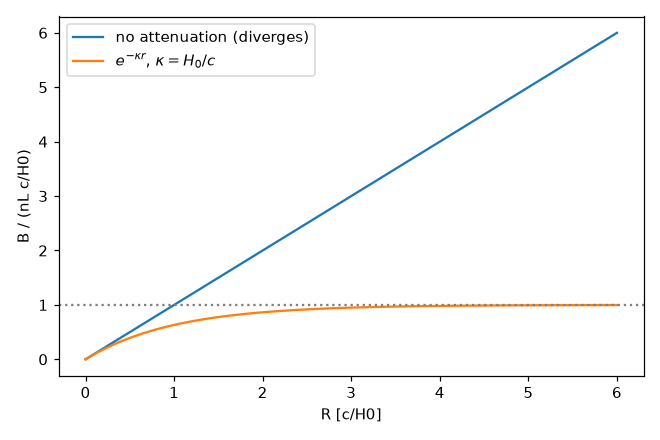

Source code (Python):
#!/usr/bin/env python3
"""
ch12_puzzles.py -- Ch 12 "Cosmological puzzles that dissolve": the one quantitative item (Olbers).
RE-IMPLEMENTATION (2026-09-28). The original script was lost; this rebuilds what the site pages
say it did. No parameter is adjusted to reach a page number.

PAGE CLAIMS (docs/cosmology/12-cosmological-puzzles-that-dissolve/, axb-reproducibility-map/):
  "Olbers integral diverges without attenuation, -> nL/kappa_opt (finite) with kappa_opt = H0/c
   => dark sky (distinguishing)"
  Sim A printout on the page:
    no attenuation: B(R) grows without bound as R increases (Olbers paradox)
    with attenuation: B -> nL/kappa_opt (finite) -> dark night sky
  Side numbers in the text: H0^-1 ~ 1.4e10 yr; vacuum energy ~1e113 J/m^3 vs dark energy
  ~1e-9 J/m^3 "a factor of about 1e120".

INPUTS (declared, not fitted):
  H0 = 70 km/s/Mpc (round value used across the volume; kappa_opt = H0/c is an INPUT, Ch 7 [open])
  n*L = cosmic luminosity density j = 1.5e35 W/Mpc^3 (0.1-2 um energy output, order of
        Driver et al. 2016, ApJ 827, 108; used ONLY for the optional physical-units cross-check)
  Sun mean surface brightness = L_sun/(4 pi^2 R_sun^2) (IAU nominal L_sun, R_sun)
  Planck energy density c^7/(hbar G^2) and dark-energy density 0.69*rho_crit c^2 (Planck 2018)
  are used only to check the page's "1e120" arithmetic.

ALGORITHM:
  (A) B(R) = int_0^R n L exp(-kappa r) dr, evaluated by trapezoid quadrature on a fine grid,
      with kappa = 0 (no attenuation) and kappa = H0/c; compared with the closed form nL/kappa.
  (B) Physical units: sky intensity I = j c /(4 pi H0) vs the Sun's surface brightness and the
      measured extragalactic background (~50-100 nW m^-2 sr^-1, e.g. Driver+2016; Hill+2018).
  (C) Arithmetic checks of the page's side numbers (Hubble time; vacuum-energy ratio).
EXPECTED OUTPUT: B(R) linear in R without attenuation; B/(nL/kappa) -> 1 with attenuation.
Deterministic, numpy only (matplotlib optional, MPLBACKEND=Agg).
"""
import numpy as np

c = 2.99792458e8; Mpc = 3.0856775814913673e22; yr = 3.15576e7
H0 = 70e3 / Mpc                     # s^-1
kappa = H0 / c                      # m^-1
L_H = 1 / kappa                     # Hubble length, m

def B_of_R(R_over_LH, kap_over, n=200001):
    """int_0^R exp(-kap r) dr in units nL*L_H (r in Hubble lengths)."""
    r = np.linspace(0.0, R_over_LH, n)
    f = np.exp(-kap_over * r)
    return np.sum(0.5 * (f[1:] + f[:-1]) * np.diff(r))

if __name__ == "__main__":
    print("=== ch12_puzzles: Olbers' integral with and without lattice attenuation ===")
    print(f"H0 = 70 km/s/Mpc -> kappa_opt = H0/c = {kappa:.4e} m^-1 ; 1/kappa = c/H0 = {L_H/Mpc:.1f} Mpc\n")
    print("(A) B(R) in units of nL * (c/H0)")
    print("     R [c/H0]    no attenuation    with attenuation   ratio to nL/kappa")
    Rs = [0.1, 1, 3, 10, 30, 100, 300]
    Bn = []; Ba = []
    for R in Rs:
        b0 = B_of_R(R, 0.0); b1 = B_of_R(R, 1.0); Bn.append(b0); Ba.append(b1)
        print(f"     {R:8.1f}    {b0:14.4f}    {b1:14.6f}      {b1/1.0:.6f}")
    slope = np.polyfit(np.log(Rs[2:]), np.log(Bn[2:]), 1)[0]
    print(f"  no attenuation: log-log slope dlnB/dlnR = {slope:.4f} (=1 -> grows without bound: PARADOX)")
    print(f"  with attenuation: B(300 c/H0) / (nL/kappa) = {Ba[-1]:.6f} -> finite (closed form nL c/H0)")
    ok = abs(slope - 1) < 1e-6 and abs(Ba[-1] - 1) < 1e-6
    print(f"  PASS (page claim reproduced): {ok}\n")

    print("(B) physical-units cross-check (not a page number; order of magnitude only)")
    j = 1.5e35 / Mpc**3                                   # W m^-3
    I_sky = j * L_H / (4 * np.pi)                         # W m^-2 sr^-1
    Lsun = 3.828e26; Rsun = 6.957e8
    I_sun = Lsun / (4 * np.pi**2 * Rsun**2)
    print(f"  j = 1.5e35 W/Mpc^3 -> I_sky = j c/(4 pi H0) = {I_sky:.2e} W m^-2 sr^-1 = {I_sky*1e9:.0f} nW m^-2 sr^-1")
    print(f"  Sun surface brightness = {I_sun:.2e} W m^-2 sr^-1 -> sky/Sun = {I_sky/I_sun:.1e} (dark)")
    print("  Measured EBL (UV-to-far-IR) is ~50-100 nW m^-2 sr^-1: same order.")
    print("  CAVEAT: the expanding-FRW calculation gives the same order (the redshift dilution plays")
    print("  the role of the attenuation), so this number is DEGENERATE; only the interpretation")
    print("  (absorption vs finite age) differs. The page does not say where the attenuated energy")
    print("  goes (a static absorber must re-emit/heat); that closure is not computed here.\n")

    print("(C) side-number arithmetic")
    print(f"  1/H0 = {1/H0/yr:.3e} yr (page: ~1.4e10 yr)")
    hbar = 1.054571817e-34; G = 6.67430e-11
    u_pl = c**7 / (hbar * G**2)
    rho_c = 3 * H0**2 / (8 * np.pi * G); u_de = 0.69 * rho_c * c**2
    print(f"  Planck energy density c^7/(hbar G^2) = {u_pl:.2e} J/m^3 (page: ~1e113)")
    print(f"  dark-energy density 0.69 rho_c c^2   = {u_de:.2e} J/m^3 (page: ~1e-9)")
    print(f"  ratio = 10^{np.log10(u_pl/u_de):.1f}; with the page's own round numbers 1e113/1e-9 = 1e122")
    print("  -> the conventional '10^120' is a loose label; the page's stated numbers give 10^122-10^123.")
    print("  The Lambda 'dissolution' (uniform background does not gravitate) is a statement of the")
    print("  Ch 3 postulate, not a computation; nothing to reproduce numerically.")

    try:
        import matplotlib; matplotlib.use("Agg"); import matplotlib.pyplot as plt
        R = np.linspace(0, 6, 400)
        plt.figure(figsize=(6, 4))
        plt.plot(R, R, label="no attenuation (diverges)")
        plt.plot(R, 1 - np.exp(-R), label=r"$e^{-\kappa r}$, $\kappa=H_0/c$")
        plt.axhline(1, ls=":", c="gray"); plt.xlabel("R [c/H0]"); plt.ylabel("B / (nL c/H0)")
        plt.legend(); plt.tight_layout(); plt.savefig("ch12_puzzles.png", dpi=110)
        print("\n[figure written: ch12_puzzles.png]")
    except Exception as e:
        print(f"[matplotlib unavailable: {e}]")
